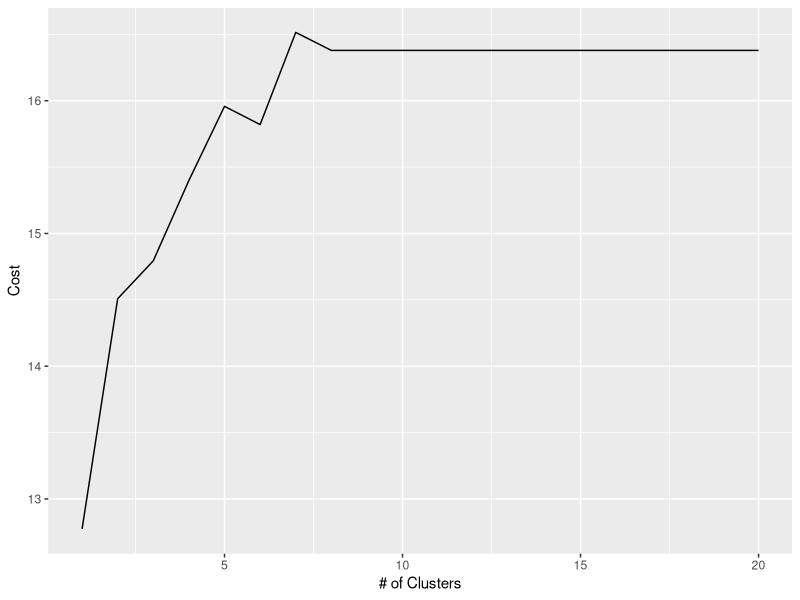

Source code (R):
library(ggplot2)

set.seed(2)

#Setting up the datasets
numPoints = 100
numClusters = 4
numIterations = 20

distance <- function(matrix, centroid){
  
  dist = vector()
  
   dist = apply(matrix, MARGIN = 1, FUN = function(x){
     centroid = centroid[1:2]
     sqrt(sum((centroid - x)^2))})
  
  return(dist)
}

kmeans_simulation = function(npoints, nclusters, niterations){
  
  dataset = matrix(data = NA, npoints, 2)
  dataset[,1] = rnorm(npoints, mean = 0, sd = 1)
  dataset[,2] = rnorm(npoints, mean = 0, sd = 1)
  dataset_init = dataset
  
  # initialize centroids to random values
  centroids = matrix(data = NA, nrow = nclusters, ncol = 3)
  centroids[,1:2] =  rnorm(nclusters * 2, mean = 0, sd = 1)
  centroids[,3] = 1:nrow(centroids)
  
  centroids_init = centroids
  
  ggplot(data = NULL, aes(x = dataset[,1], y = dataset[,2])) +
    geom_point(size=2, shape=23) + xlab("X") + ylab("Y") +
    geom_point(aes(x = data.frame(dataset[,1]), y = data.frame(dataset[,2])), color = "white") + 
    geom_point(aes(x=centroids[,1], y=centroids[,2]), colour=centroids[,3], size=3)
  
  alldistances = matrix(nrow = npoints, ncol = nclusters)
  clusterAssignment = vector()
  cost = vector()
  
  for(j in 1:niterations){
    
    alldistances = apply(centroids, MARGIN = 1, distance, matrix = dataset)
    clusterAssignment = apply(alldistances, MARGIN = 1, which.min)
    
    for(i in 1:nclusters){
      cost[j] = sum(distance(dataset[clusterAssignment == i,], centroids[i,]))
    }
    
    for(i in 1:nclusters){  
      centroids[i,1] = mean(dataset[clusterAssignment == i,1])
      centroids[i,2] = mean(dataset[clusterAssignment == i,2])
    }
    
  }
  
  return (list(cost, clusterAssignment, centroids, dataset, centroids_init, dataset_init))
}

list = kmeans_simulation(numPoints, numClusters, numIterations)

# ggplot(data = NULL) +
#   geom_point(size=2, shape="23") + xlab("X") + ylab("Y") +
#   geom_point(aes(x=list[[5]][,1], y=list[[5]][,2]), colour=list[[5]][,3], size=5) +
#   geom_point(aes(x=list[[6]][,1], y=list[[6]][,2]), colour="black",fill = "white", pch=21, size=2) 
# 
# ggplot(data = NULL) +
#   geom_point(aes(x=list[[3]][,1], y=list[[3]][,2]), colour=list[[3]][,3], size=5) +
#   geom_point(aes(x=list[[4]][,1], y=list[[4]][,2]), colour=list[[2]], size=2) +
#   xlab("X") + ylab("Y")
# 
# ggplot(data = NULL) +
#   geom_line(aes(x=1:numIterations, y=list[[1]])) +
#   xlab("# of Iterations") + ylab("Cost")

cost = vector()

for(i in 1:numClusters){
  numClusters = i
  costList = kmeans_simulation(numPoints, numClusters, numIterations)[[1]]
}

ggplot(data = NULL) +
  geom_line(aes(x = 1:length(costList), y = costList)) +
  xlab("# of Clusters") + ylab("Cost")
